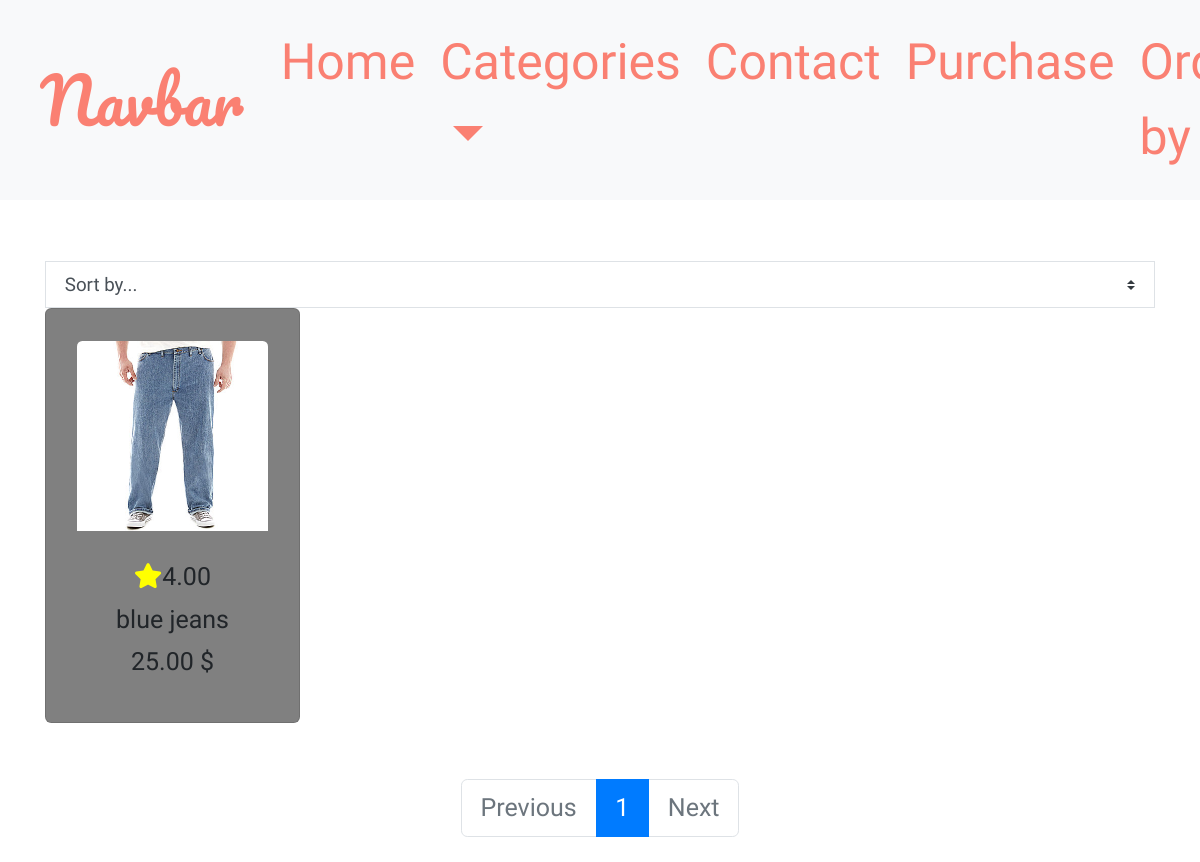
Screenshot of /products/?category=jeans with the database file from the repository.
### products/models.py (models this page shows, shortened)
class Product(models.Model):
    category = models.ForeignKey('Category', on_delete=models.CASCADE)
    name = models.CharField(max_length=254)
    sku = models.CharField(max_length=254, null=True, blank=True)
    description = models.TextField()
    price = models.DecimalField(max_digits=6, decimal_places=2)
    rating = models.DecimalField(max_digits=6, decimal_places=2, null=True, blank=True)
    image = models.ImageField()

### products/views.py (the view, shortened to what this page needs)
# urls.py: path('', views.all_products, name='products'),
def all_products(request):
    products = Product.objects.all()
    query = None
    categories = None
    sort = None
    direction = None
    if request.GET:
        if 'category' in request.GET:
            categories = request.GET['category'].split(',')
            products = products.filter(category__name__in=categories)
            categories = Category.objects.filter(name__in=categories)
    current_sorting = f'{sort}_{direction}'
    paginator = Paginator(products, 4)
    page = request.GET.get('page')
    try:
        products = paginator.page(page)
    except PageNotAnInteger:
        products = paginator.page(1)
    except EmptyPage:
        products = paginator.page(paginator.num_pages)
    context = {
        'products': products,
        'search_term': query,
        'current_categories': categories,
        'current_sorting': current_sorting,
    }
    return render(request, 'products/products.html', context)

### bag/context.py (called while the page is built, shortened)
def bag_contents(request):
    bag_items = []
    total = 0
    product_count = 0
    bag = request.session.get('bag', {})
    if total > 50:
        delivery = 0
    else:
        delivery = 5
    grand_total = delivery + total
    context = {
        'bag_items': bag_items,
        'total': total,
        'product_count': product_count,
        'delivery': delivery,
        'grand_total': grand_total,
    }
    return context

### products/templates/products/products.html (shortened to what this page needs)
{% extends "base.html" %}
{% load static %}
{% block page_header %}
    <div class="container header-container">
        <div class="row">
            <div class="col"></div>
        </div>
    </div>
{% endblock %}
{% block content %}
<div class="container" style="margin-top: 5%;">
  <select id="sort-selector" class="custom-select custom-select-sm rounded-0 border border-{% if current_sorting != 'None_None' %}info{% else %}black{% endif %}">
    <option value="reset" {% if current_sorting == 'None_None' %}selected{% endif %}>Sort by...</option>
</select>
    <div class="row">
        {% for product in products %}
         <div class="col-lg-3">
             <div class="card allproducts">
                <a href="{% url 'product_id' product.id %}">
                  <div class="card-body">
                      <img class=" card-img-top" src="{{ product.image.url }}" alt="{{ product.name }}">
                  </div>
                </a>
                <div class="card-content">
                  {% if product.rating %}
                  <h6 class="text-center"><i style="color:yellow;"  class="fa fa-star" style="font-size: small;"></i>{{ product.rating }}</h6>
                  {% else %}
                  <h6 class="text-center"><i style="color:yellow;"  class="fa fa-star" style="font-size: small;"></i>No rating</h6>
                  {% endif %}
                  <h6 class="text-center">{{ product.name }}</h6>
                  <h6 class="text-center">{{ product.price }} $</h6>
                </div>
             </div>
        </div>
        {% endfor %}
    </div>
    <nav style="margin-top: 5%;" aria-label="Page navigation">
      <ul class="pagination justify-content-center">
        {% if products.has_previous %}
          <li class="page-item">
            <a class="page-link" href="?{{ products.previous_page_number }}{% if request.GET.q %}&q={{ request.GET.q }}{% endif %}">Previous</a>
          </li>
        {% else %}
          <li class="page-item disabled">
            <a class="page-link" href="#" tabindex="-1" aria-disabled="True">Previous</a>
          </li>
        {% endif %}
        {% for i in products.paginator.page_range %}
          {% if products.number == i %}
            <li class="page-item active" aria-current="page">
              <span class="page-link">
                {{ i }}
              </span>
            </li>
          {% else %}
            <li class="page-item"><a class="page-link" href="?page={{ i }}{% if request.GET.q %}&q={{ request.GET.q }}{% endif %}">{{ i }}</a></li>
          {% endif %}
        {% endfor %}
        {% if products.has_next %}
          <li class="page-item">
            <a class="page-link" href="?page={{ products.next_page_number }}{% if request.GET.q %}&q={{ request.GET.q }}{% endif %}">Next</a>
          </li>
        {% else %}
          <li class="page-item disabled">
            <a class="page-link" href="#" tabindex="-1" aria-disabled="True">Next</a>
          </li>
        {% endif %}
      </ul>
    </nav>
{% endblock %}

### static/css/base.css (style rules this page uses)
:root { --black:#2c2c54; --orange:#ff9f1a; }
html, body { font-family: 'Dongle'; font-size: 25px; overflow: auto; }
.allproducts { background-color: grey; font-weight: bold; font-size: 1.2em; }
.allproducts .card-content { height: 20vh; }

### rows the page displays
Product: image (picture), rating "4.00", name "blue jeans", price "25.00"

### other values shown
{{ i }} "1"
